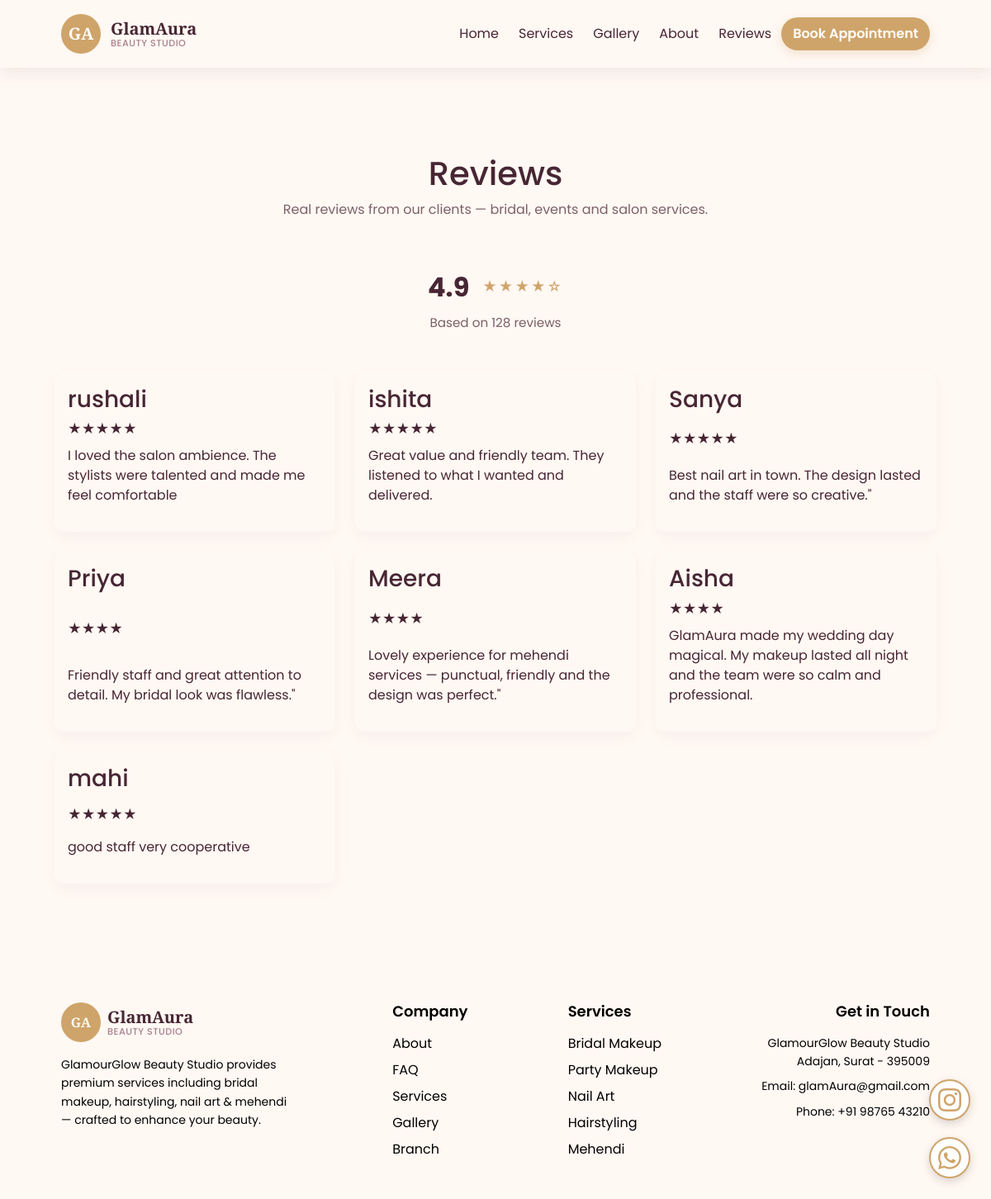
/review.php, run on the app's committed database.
### tables this page shows
CREATE TABLE `tbl_reviews` (
  `id` int(11) NOT NULL,
  `reviewer_name` varchar(100) NOT NULL,
  `rating` int(11) NOT NULL,
  `review_text` text NOT NULL,
  `created_at` timestamp NULL DEFAULT current_timestamp()
);

### review.php (the view, shortened to what this page needs)
<?php
include 'conn.php';
?>
<!doctype html>
<html lang="en">
  <head>
  </head>
<head>
</head>
<body>
<?php include('layouts/header.php'); ?>
  <main>
    <div class="container">
      <section class="page-intro text-center">
        <h1>Reviews</h1>
        <p class="muted">Real reviews from our clients — bridal, events and salon services.</p>
      </section>
      <section class="testimonials">
        <div class="reviews-summary text-center mb-5">
          <div class="avg-rating d-flex justify-content-center align-items-center gap-3 mb-2">
            <div class="rating-number">4.9</div>
            <div class="rating" aria-hidden="true">
              <span class="star">★</span><span class="star">★</span><span class="star">★</span><span class="star">★</span><span class="star">☆</span>
            </div>
          </div>
          <div class="rating-count muted">Based on 128 reviews</div>
        </div>
        <div class="row g-4">
        <?php
      $sql = "SELECT * FROM tbl_reviews ORDER BY id DESC";
      $result = mysqli_query($conn, $sql);
      while ($row = mysqli_fetch_assoc($result)) { ?>
          <div class="col-lg-4 col-md-6 col-sm-12">
            <div class="review-card h-100">
                <h3><?php echo $row['reviewer_name']; ?></h3>
                <div class="rating mb-2"><?php echo str_repeat("★", $row['rating']); ?></div>
                <p><?php echo $row['review_text']; ?></p>
            </div>
          </div>
      <?php } ?>
        </div>
      </section>
    </div>
  </main>
<?php include('layouts/footer.php'); ?>
<link rel="stylesheet" href="https://cdn.jsdelivr.net/npm/bootstrap-icons@1.11.1/font/bootstrap-icons.css">
<a href="https://instagram.com/shreyasiyer96" target="_blank" class="instagram-btn d-flex align-items-center justify-content-center">
    <i class="bi bi-instagram"></i>
</a>
<a href="https://wa.me/9879020573" target="_blank" class="whatsapp-btn d-flex align-items-center justify-content-center">
    <i class="bi bi-whatsapp"></i>
</a>
</body>
</html>

### assets/css/styles.css (style rules this page uses)
:root { --blush: #F6D0D6; --rose-gold: #CFA46A; --ivory: #FFF8F3; --mauve: #A77F8C; --plum: #472634; --accent: var(--rose-gold); --radius: 12px; --max-width: 1100px; --header-height: 72px; }
* { box-sizing:border-box }
html,body { height:100% }
body { margin:0;font-family:'Poppins',system-ui, -apple-system, "Segoe UI", Roboto, 'Helvetica Neue', Arial; color:var(--plum);background:var(--ivory);-webkit-font-smoothing:antialiased; }
.container { max-width:var(--max-width);margin:0 auto;padding:1rem }
main { padding-top:calc(var(--header-height) + 12px); }
.page-intro { padding:3.9rem 0 0.6rem 0 }
.muted { color:#7b6168 }
.testimonials { padding:2rem 0 }
.reviews-summary { text-align:center;margin-bottom:1rem }
.avg-rating { display:flex;gap:.75rem;align-items:center;justify-content:center;margin-bottom:.25rem }
.rating-number { font-size:2rem;font-weight:700;color:var(--plum) }
.rating .star { color:var(--rose-gold);font-size:1.05rem;margin-right:2px }
.rating-count { color:#7a5f66;font-size:.95rem }
.review-card { background:var(--ivory);padding:1rem;border-radius:12px;box-shadow:0 6px 20px rgba(71,38,52,0.04);display:flex;flex-direction:column;justify-content:space-between;min-height:160px }
.review-card .rating { margin-bottom:0.6rem }
:root { --rose-gold: #CFA46A; }
.instagram-btn, .whatsapp-btn { position: fixed; right: 25px; width: 50px; height: 50px; border-radius: 50%; background: #ffffff; border: 2px solid var(--rose-gold); display: flex; align-items: center; justify-content: center; text-decoration: none; z-index: 9999; transition: 0.3s ease; box-shadow: 0 4px 12px rgba(0,0,0,0.15); }
.instagram-btn { bottom: 95px; }
.whatsapp-btn { bottom: 25px; }
.instagram-btn i, .whatsapp-btn i { font-size: 28px; line-height: 1; }
.instagram-btn i.bi, .whatsapp-btn i.bi, .instagram-btn i.bi::before, .whatsapp-btn i.bi::before, .instagram-btn svg, .whatsapp-btn svg, .instagram-btn svg path, .whatsapp-btn svg path { color: var(--rose-gold) !important; fill: var(--rose-gold) !important; stroke: var(--rose-gold) !important; }

### review.php (style rules this page uses)
:root { --rose-gold: #CFA46A; }
.instagram-btn, .whatsapp-btn { position: fixed; right: 20px; width: 55px; height: 55px; border-radius: 50%; background: #ffffff; display: flex; justify-content: center; align-items: center; z-index: 9999; cursor: pointer; transition: all 0.35s ease; box-shadow: var(--rose-gold); }
.instagram-btn { bottom: 110px; }
.whatsapp-btn { bottom: 45px; }
.instagram-btn i, .whatsapp-btn i { color: #b76e79; font-size: 23px; transition: 0.35s ease; }
.review-card { padding: 20px; background: #fff; border-radius: 12px; box-shadow: 0 4px 10px rgba(0,0,0,0.08); }

### data on the page
tbl_reviews: reviewer_name "rushali", rating "★★★★★", review_text "I loved the salon ambience. The stylists were talented and made me feel comfortable"
tbl_reviews: reviewer_name "ishita", rating "★★★★★", review_text "Great value and friendly team. They listened to what I wanted and delivered."
tbl_reviews: reviewer_name "Sanya", rating "★★★★★", review_text "Best nail art in town. The design lasted and the staff were so creative.\""
tbl_reviews: reviewer_name "Priya", rating "★★★★", review_text "Friendly staff and great attention to detail. My bridal look was flawless.\""
tbl_reviews: reviewer_name "Meera", rating "★★★★", review_text "Lovely experience for mehendi services — punctual, friendly and the design was perfect.\""
tbl_reviews: reviewer_name "Aisha", rating "★★★★", review_text "GlamAura made my wedding day magical. My makeup lasted all night and the team were so calm and professional."
tbl_reviews: reviewer_name "mahi", rating "★★★★★", review_text "good staff very cooperative"
